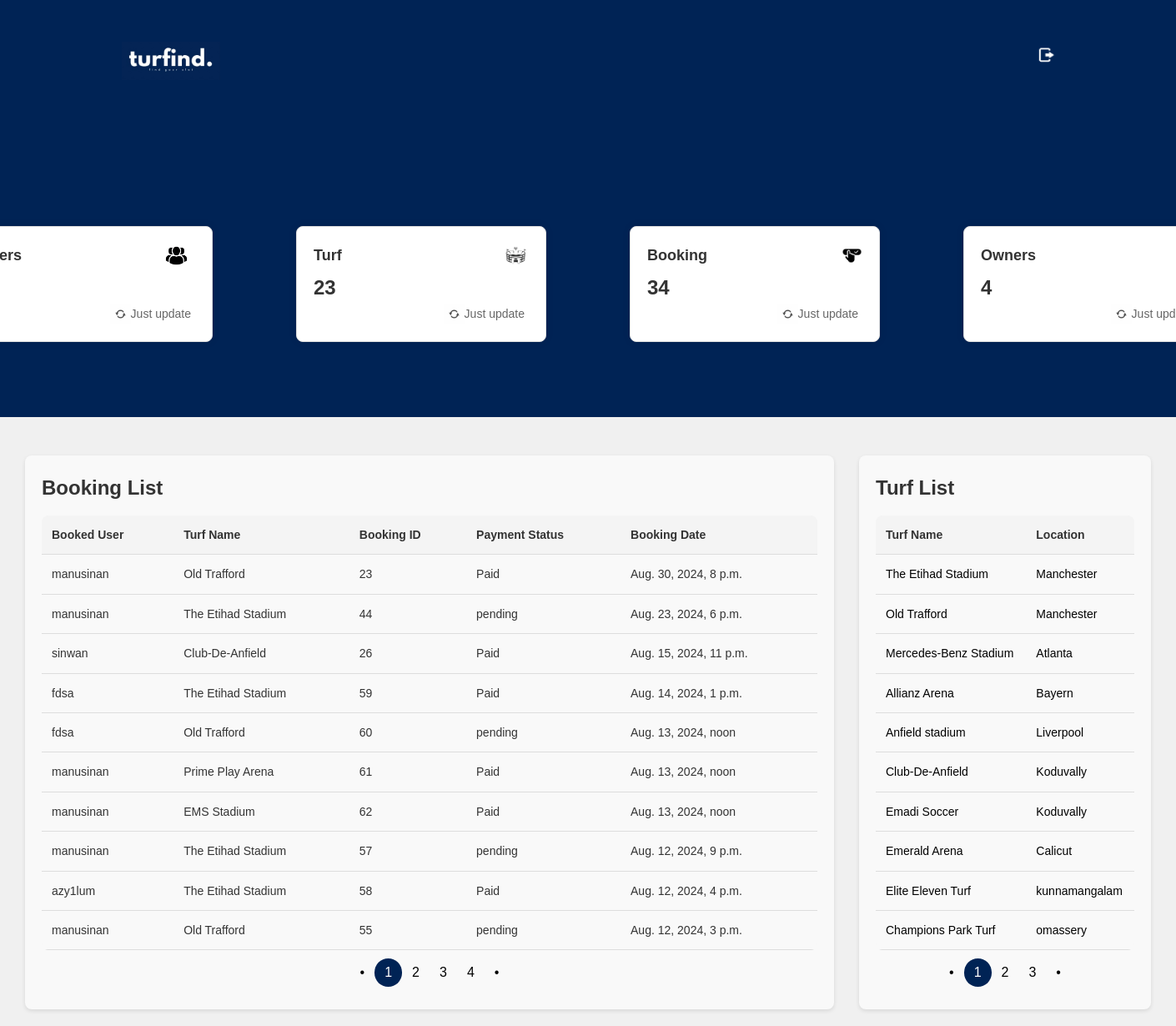
The app's page /adminhome/ (signed in) with its own data.
### turfindapp/models.py (models this page shows, shortened)
class Booking(models.Model):
    login_id = models.ForeignKey(LoginUser, on_delete=models.CASCADE)
    book_datetime = models.DateTimeField(null=True, blank=True)
    turf = models.ForeignKey(Turf, on_delete=models.CASCADE)
    payment_status = models.CharField(default="pending",max_length=100)
    payment_amount = models.IntegerField(null=True, blank=True)

class LoginUser(AbstractUser):
    status_choices = (
        ('APPROVE', 'APPROVE'),
        ('REJECT', 'REJECT'),
    )
    status = models.CharField(choices=status_choices, max_length=20, default='PENDING', null=True, blank=True)
    user_type = models.CharField(max_length=50)
    phone = models.CharField(max_length=15, null=True, blank=True)

class Turf(models.Model):
    CATEGORY_CHOICES = [
        ('iconic', 'Iconic Stadiums'),
        ('economical', 'Economical Grass Choices'),
        ('eleven_a_side', '11-a-side Turf'),
        ('newly_added', 'Newly Added Turfs'),
    ]
    turf_id = models.ForeignKey(TurfOwner, on_delete=models.CASCADE, default=1)
    turf_name = models.CharField(max_length=100)
    price = models.IntegerField()
    details = models.CharField(max_length=200)
    location = models.CharField(max_length=100)
    image = models.ImageField(upload_to='images')
    category = models.CharField(max_length=20, choices=CATEGORY_CHOICES, default='newly_added')

### turfindapp/views.py (the view)
# urls.py: path("adminhome/", views.adminhome, name='adminhome'),
@login_required(login_url='login')
def adminhome(request):
    user_count = LoginUser.objects.filter(user_type='User').count()
    turf_count = Turf.objects.all().count()
    booking_count = Booking.objects.all().count()
    owner_count = LoginUser.objects.filter(user_type='TurfOwner').count()
    bookings_list = Booking.objects.order_by('-book_datetime')
    bookings_paginator = Paginator(bookings_list, 10)  # Show 10 bookings per page
    bookings_page = request.GET.get('bookings_page', 1)
    try:
        bookings = bookings_paginator.page(bookings_page)
    except PageNotAnInteger:
        bookings = bookings_paginator.page(1)
    except EmptyPage:
        bookings = bookings_paginator.page(bookings_paginator.num_pages)
    turfs_list = Turf.objects.all()
    turfs_paginator = Paginator(turfs_list, 10)  # Show 10 turfs per page
    turfs_page = request.GET.get('turfs_page', 1)
    try:
        turfs = turfs_paginator.page(turfs_page)
    except PageNotAnInteger:
        turfs = turfs_paginator.page(1)
    except EmptyPage:
        turfs = turfs_paginator.page(turfs_paginator.num_pages)
    context = {
        'user_count': user_count,
        'turf_count': turf_count,
        'booking_count': booking_count,
        'owner_count': owner_count,
        'bookings': bookings,
        'turfs': turfs,
    }
    return render(request, 'adminhome.html', context)

### templates/adminhome.html (shortened to what this page needs)
<!DOCTYPE html>
<html lang="en">
<head>
    {% load static %}
    <link rel="stylesheet" href="{% static 'css/adminhome.css' %}">
</head>
<body>
<nav class="nav-bar">
    <div class="logo">
      <img src="{% static 'images/turfind.jpg' %}" alt="Logo" sizes="32x32" type="image/png">
    </div>
    <div class="logout-button">
      <a href="{% url 'logout' %}"><img src="{% static 'images/exit.png' %}" alt="Logout"></a>
    </div>
    <div class="nav-bar-top">
      <div class="card-wrapper">
        <div class="card-container">
        <div class="card">
          <h2>Users <img src="{% static 'images/userlogo.png' %}"></h2>
            <h1> {{ user_count }} </h1>
            <p><img src="{% static 'images/refresh.jpg' %}">Just update</p>
        </div>
        <div class="card">
          <h2>Turf <img src="{% static 'images/turflogo.png' %}"></h2>
            <h1> {{ turf_count }} </h1>
          <p><img src="{% static 'images/refresh.jpg' %}">Just update</p>
        </div>
        <div class="card">
          <h2> Booking <img src="{% static 'images/bookinglogo.png' %}"></h2>
            <h1> {{ booking_count }} </h1>
          <p><img src="{% static 'images/refresh.jpg' %}">Just update</p>
        </div>
        <div class="card">
          <h2>Owners <img src="{% static 'images/ownerlogo.png' %}"></h2>
            <h1> {{ owner_count }} </h1>
          <p><img src="{% static 'images/refresh.jpg' %}">Just update</p>
        </div>
      </div>
    </div>
</nav>
<br>
<main>
  <div class="tables-container">
    <section class="table-container booking-container">
      <h2>Booking List</h2>
      <table class="booking-table">
        <thead>
          <tr>
            <th>Booked User</th>
            <th>Turf Name</th>
            <th>Booking ID</th>
            <th>Payment Status</th>
            <th>Booking Date</th>
          </tr>
        </thead>
        <tbody>
          {% for booking in bookings %}
          <tr>
            <td>{{ booking.login_id.username }}</td>
            <td>{{ booking.turf.turf_name }}</td>
            <td>{{ booking.id }}</td>
            <td>{{ booking.payment_status }}</td>
            <td>{{ booking.book_datetime }}</td>
          </tr>
          {% empty %}
          <tr>
            <td colspan="5">No bookings found</td>
          </tr>
          {% endfor %}
        </tbody>
      </table>
      <div class="pagination-container">
      <div class="pagination">
        <a href="?bookings_page=1">&bull;</a>
        {% for n in bookings.paginator.page_range %}
          {% if n == bookings.number %}
            <a href="?bookings_page={{ n }}" class="active">{{ n }}</a>
          {% else %}
            <a href="?bookings_page={{ n }}">{{ n }}</a>
          {% endif %}
        {% endfor %}
        <a href="?bookings_page={{ bookings.paginator.num_pages }}">&bull;</a>
      </div>
    </section>
    <section class="table-container turf-container">
      <h2>Turf List</h2>
      <table class="turf-table">
        <thead>
          <tr>
            <th>Turf Name</th>
            <th>Location</th>
          </tr>
        </thead>
        <tbody>
          {% for turf in turfs %}
          <tr>
            <td><a href="{% url 'adminview' id=turf.id %}">{{ turf.turf_name }}</a></td>
            <td><a href="{% url 'adminview' id=turf.id %}">{{ turf.location }}</a></td>
          </tr>
          {% endfor %}
        </tbody>
      </table>
<div class="pagination-container">
<div class="pagination">
  <a href="?turfs_page=1">&bull;</a>
  {% for n in turfs.paginator.page_range %}
    {% if n == turfs.number %}
      <a href="?turfs_page={{ n }}" class="active">{{ n }}</a>
    {% else %}
      <a href="?turfs_page={{ n }}">{{ n }}</a>
    {% endif %}
  {% endfor %}
  <a href="?turfs_page={{ turfs.paginator.num_pages }}">&bull;</a>
</div>
</body>
</html>

### static/css/adminhome.css (style rules this page uses)
* { box-sizing: border-box; margin: 0; padding: 0; }
body { font-family: Arial, sans-serif; line-height: 1.6; color: #333; background-color: #f0f0f0; }
.nav-bar { background-color: #002355; width: 100%; height: 500px; padding: 20px 10%; display: flex; flex-direction: column; position: relative; }
.nav-bar-top { display: flex; justify-content: space-between; align-items: center; margin-bottom: 20px; }
.logo { font-size: 18px; font-weight: bold; color: #fff; text-decoration: none; margin-left: 5px; font-family: 'Montserrat', sans-serif; }
.logo img { margin-top: 30px; height: 46px; width: auto; }
.logout-button { position: relative; display: inline-block; margin-left: auto; margin-top: -53px; }
.pagination-container { text-align: center; }
.pagination { display: inline-block; }
.pagination a { color: black; float: left; padding: 4px 12px; text-decoration: none; }
.pagination a.active { background-color: #002355; color: white; border-radius: 18px; }
.logout-button img { width:30px; height:30px }
.card-wrapper { position: absolute; bottom: 70px; left: 0; right: 0; display: flex; justify-content: center; }
.card-container { display: flex; justify-content: space-between; align-items: center; }
.card { background-color: white; padding: 20px; width: 300px; border: 1px solid #ddd; border-radius: 8px; margin: 20px 50px; box-shadow: 0 0 10px rgba(0, 0, 0, 0.1); }
.card h2 { font-size: 18px; margin-bottom: 5px; display: flex; align-items: center; justify-content: space-between; }
.card h2 img { height: 25px; margin-left: 10px; }
.card p { font-size: 14px; color: #666; display: flex; align-items: center; justify-content: flex-end; margin-right: 5px; }
.card p img { height: 25px; margin-left: -5px; }
.tables-container { display: flex; justify-content: space-between; margin: 20px; }
.table-container { border-radius: 8px; background-color: #f9f9f9; box-shadow: 0 2px 5px rgba(0, 0, 0, 0.1); padding: 20px; margin: 0 10px; flex: 1; }
.table-container h2 { margin-bottom: 14px; color: #333; }
table { width: 100%; background-color: #f9f9f9; border-collapse: collapse; margin: 10px 0; font-family: Arial, sans-serif; }
th, td { padding: 12px; text-align: left; border-bottom: 1px solid #ddd; }
th { background-color: #f4f4f4; color: #333; }
tr:nth-child(even) { background-color: #f9f9f9; }
.booking-table { border-radius: 8px; overflow: hidden; }
.booking-table th, .booking-table td { font-size: 14px; }
.turf-table { border-radius: 8px; overflow: hidden; }
.turf-table th, .turf-table td { font-size: 14px; }
.booking-container { flex: 3; margin-right: 20px; }
.turf-container { flex: 1; }
.table-container a { color: black; text-decoration: none; }

### records on screen
Booking: login_id.username "manusinan", turf.turf_name "Old Trafford", id "23", payment_status "Paid", book_datetime "Aug. 30, 2024, 8 p.m."
Booking: login_id.username "manusinan", turf.turf_name "The Etihad Stadium", id "44", payment_status "pending", book_datetime "Aug. 23, 2024, 6 p.m."
Booking: login_id.username "sinwan", turf.turf_name "Club-De-Anfield", id "26", payment_status "Paid", book_datetime "Aug. 15, 2024, 11 p.m."
Booking: login_id.username "fdsa", turf.turf_name "The Etihad Stadium", id "59", payment_status "Paid", book_datetime "Aug. 14, 2024, 1 p.m."
Booking: login_id.username "fdsa", turf.turf_name "Old Trafford", id "60", payment_status "pending", book_datetime "Aug. 13, 2024, noon"
Booking: login_id.username "manusinan", turf.turf_name "Prime Play Arena", id "61", payment_status "Paid", book_datetime "Aug. 13, 2024, noon"
Booking: login_id.username "manusinan", turf.turf_name "EMS Stadium", id "62", payment_status "Paid", book_datetime "Aug. 13, 2024, noon"
Booking: login_id.username "manusinan", turf.turf_name "The Etihad Stadium", id "57", payment_status "pending", book_datetime "Aug. 12, 2024, 9 p.m."
Booking: login_id.username "azy1lum", turf.turf_name "The Etihad Stadium", id "58", payment_status "Paid", book_datetime "Aug. 12, 2024, 4 p.m."
Booking: login_id.username "manusinan", turf.turf_name "Old Trafford", id "55", payment_status "pending", book_datetime "Aug. 12, 2024, 3 p.m."
Turf: turf_name "The Etihad Stadium", location "Manchester"
Turf: turf_name "Old Trafford", location "Manchester"
Turf: turf_name "Mercedes-Benz Stadium", location "Atlanta"
Turf: turf_name "Allianz Arena", location "Bayern"
Turf: turf_name "Anfield stadium", location "Liverpool"
Turf: turf_name "Club-De-Anfield", location "Koduvally"
Turf: turf_name "Emadi Soccer", location "Koduvally"
Turf: turf_name "Emerald Arena", location "Calicut"
Turf: turf_name "Elite Eleven Turf", location "kunnamangalam"
Turf: turf_name "Champions Park Turf", location "omassery"

### other values on screen
{{ turf_count }} "23"
{{ booking_count }} "34"
{{ owner_count }} "4"
{{ n }} "1"
{{ n }} "2" "3" "4"
{{ n }} "2" "3"
